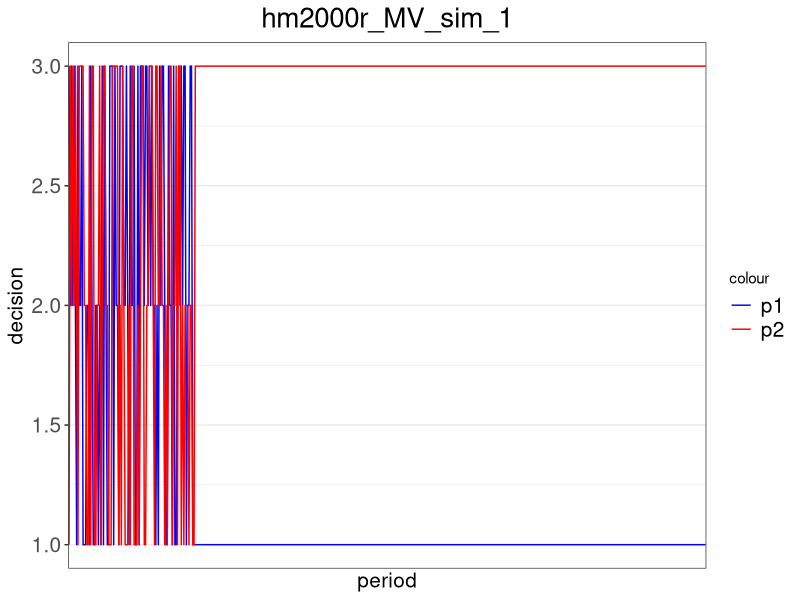
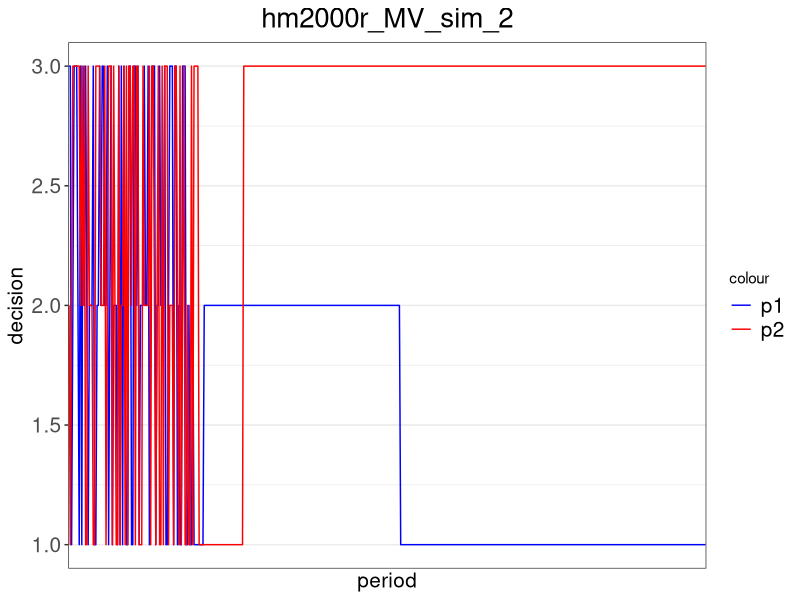
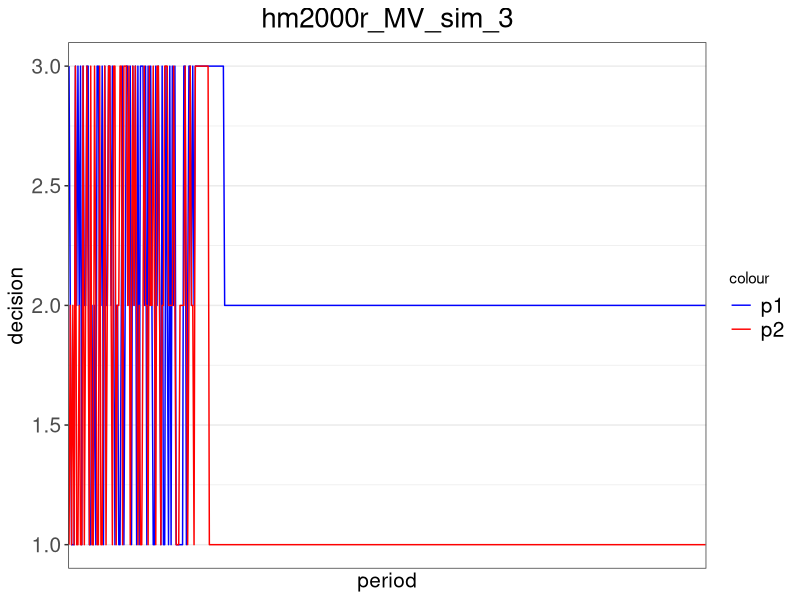
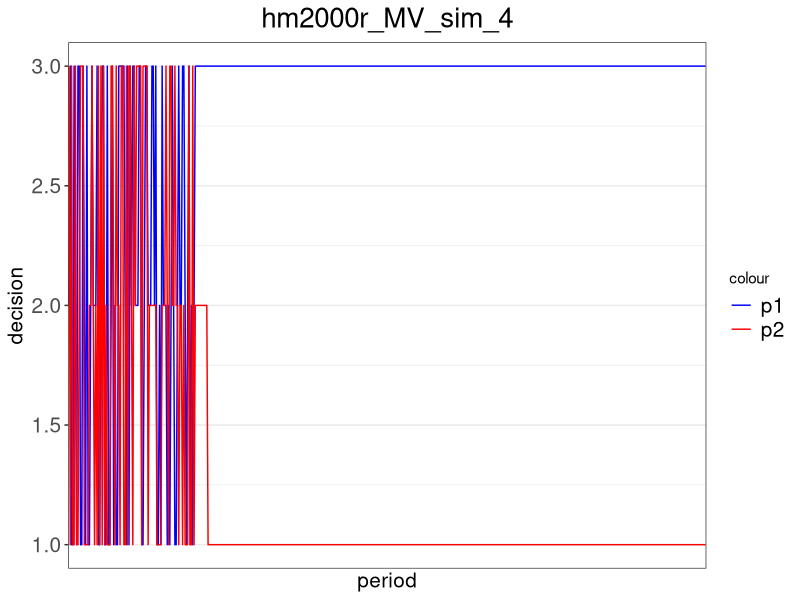
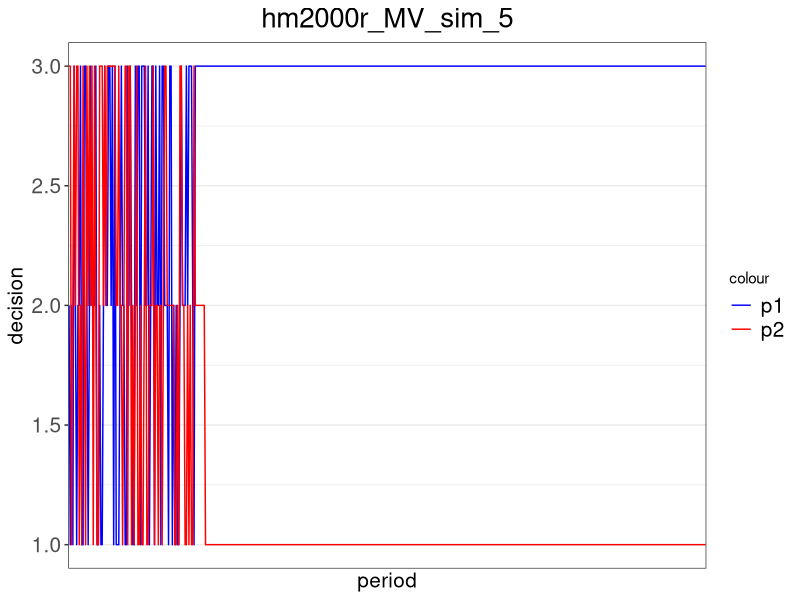
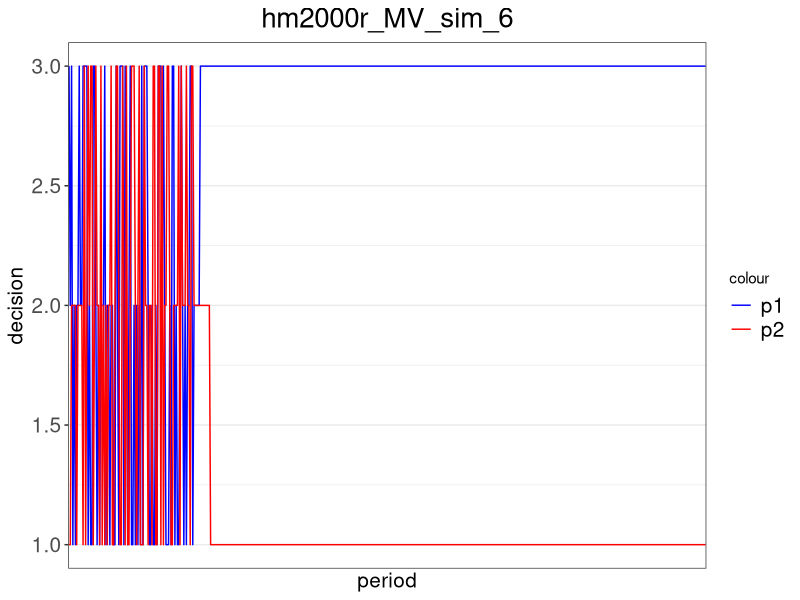
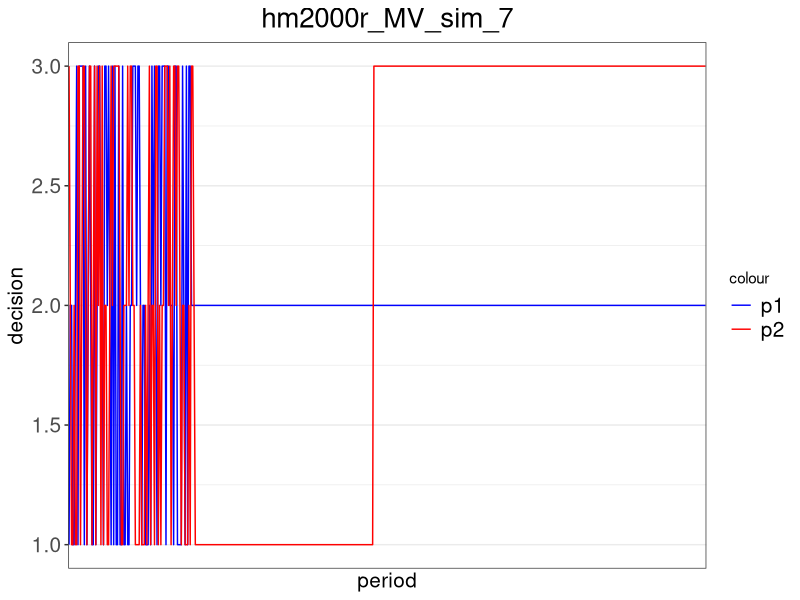
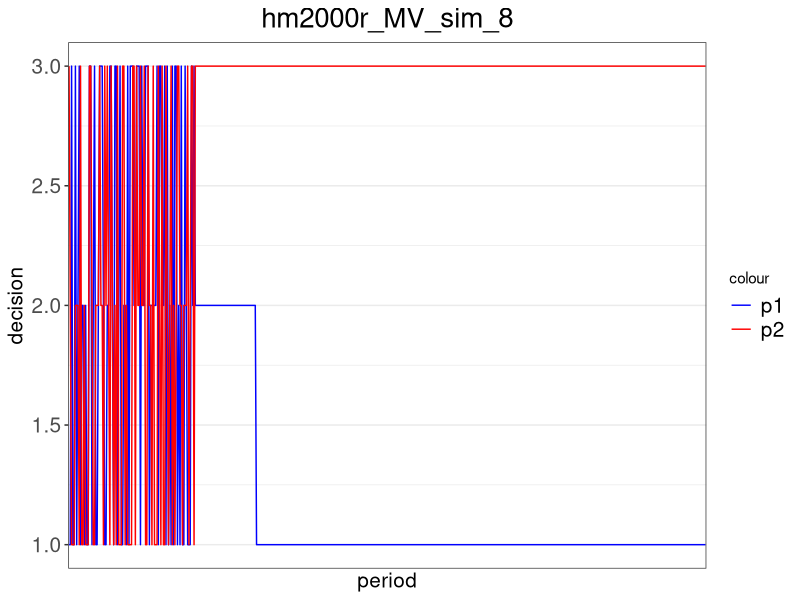

Write the R code that produced these figures, in order. (Note: this script raises an error after producing the figures.)
##### Packages and Payoff #####
# add package
library(ggplot2)

# set up the payoff matrix
pay_MV = matrix(c(0,200,100,100,0,200,200,100,0),3,3) # payoff matrix 3x3

# build the payoff function (chicken, can be switched to MV)
payoff = function(my_choice, your_choice){
  return(pay_MV[my_choice, your_choice])
}


##### HM2000 (regret1) #####
# build the regret function for action m (m is 1,2,or 3) under HM2000
regret_hm2000 = function(m, iteration, my_history, your_history){
  
  # calculate the length of history
  len_history = iteration - 1
  
  # get my most recent decision
  lastchoice = my_history[len_history]
  
  # create a regret payoff term
  my_regret = rep(0, len_history)
  
  # loop over previous periods to replace the choice with decision 1
  for (i in 1:len_history){
    if (my_history[i] == lastchoice){
      my_regret[i] = payoff(m, your_history[i])
    }
    else{
      my_regret[i] = payoff(my_history[i], your_history[i])
    }
  }
  
  # calculate and return the regret
  return(mean(my_regret))
}


# build the decision function based on the regret function under HM2000
decision_hm2000 = function(mu, iteration, my_history, your_history){
  
  # get my most recent decision
  lastchoice = my_history[iteration-1]
  
  # compute regret for all possible decisions
  regret1 = regret_hm2000(1, iteration, my_history, your_history)
  regret2 = regret_hm2000(2, iteration, my_history, your_history)
  regret3 = regret_hm2000(3, iteration, my_history, your_history)
  
  # calculate the decision when my last choice is 1
  if (lastchoice == 1){
    if (regret1 == max(regret1, regret2, regret3)){return(1)}
    else{
      # switch with a positive probability from 1 to 2 or from 1 to 3
      seed = runif(1,0,1)
      prob2 = (regret2-regret1)/mu
      prob3 = (regret3-regret1)/mu
      if (seed <= prob2){return(2)}
      else if (seed <= prob2 + prob3){return(3)}
      else{return(1)}
    }
  }
  
  # calculate the decision when my last choice is 2
  if (lastchoice == 2){
    if (regret2 == max(regret1, regret2, regret3)){return(2)}
    else{
      # switch with a positive probability from 2 to 1 or from 2 to 3
      seed = runif(1,0,1)
      prob1 = (regret1-regret2)/mu
      prob3 = (regret3-regret2)/mu
      if (seed <= prob1){return(1)}
      else if (seed <= prob1 + prob3){return(3)}
      else{return(2)}
    }
  }
  
  # calculate the decision when my last choice is 2
  if (lastchoice == 3){
    if (regret3 == max(regret1, regret2, regret3)){return(3)}
    else{
      # switch with a positive probability from 2 to 1 or from 2 to 3
      seed = runif(1,0,1)
      prob1 = (regret1-regret3)/mu
      prob2 = (regret2-regret3)/mu
      if (seed <= prob1){return(1)}
      else if (seed <= prob1 + prob2){return(2)}
      else{return(3)}
    }
  }
}


# build the decision function based on logit response
decision_hm2000_logit = function(mu, beta, iteration, my_history, your_history){
  
  # compute regret for all possible decisions
  regret1 = regret_hm2000(1, iteration, my_history, your_history)
  regret2 = regret_hm2000(2, iteration, my_history, your_history)
  regret3 = regret_hm2000(3, iteration, my_history, your_history)
  
  # using logit response to calculate the probability of choosing each strategy
  prob = c(0,0,0)
  prob[1] = exp(beta[1]*regret1)/(exp(beta[1]*regret1) + exp(beta[2]*regret2) + exp(beta[3]*regret3))
  prob[2] = exp(beta[2]*regret2)/(exp(beta[1]*regret1) + exp(beta[2]*regret2) + exp(beta[3]*regret3))
  prob[3] = exp(beta[3]*regret3)/(exp(beta[1]*regret1) + exp(beta[2]*regret2) + exp(beta[3]*regret3))
  
  # randomly determine the decision
  seed = runif(1,0,1)
  if (seed <= prob[1]){return(1)}
  else if (seed > prob[1] & seed <= prob[1]+prob[2]){return(2)}
  else{return(3)}
}


##### Average Historical Payoff (regret2) #####
# build the regret function for action m (m is 1,2,or 3) under HM2000
regret_avgpay = function(m, iteration, my_history, your_history){
  
  # calculate the length of history
  len_history = iteration - 1
  
  # create a regret payoff term
  my_regret = 0
  period = 0
  
  # loop over previous periods to calculate the total historical payoff
  for (i in 1:len_history){
    if (my_history[i] == m){
      my_regret = my_regret + payoff(my_history[i], your_history[i])
      period = period + 1
    }
  }
  
  # return the average historical payoff
  if (period == 0){return(0)}
  else{
    return(my_regret/period)
  }
}


# build the decision function based on the regret function under HM2000
decision_avgpay = function(mu, iteration, my_history, your_history){
  
  # get my most recent decision
  lastchoice = my_history[iteration-1]
  
  # compute regret for all possible decisions
  regret1 = regret_avgpay(1, iteration, my_history, your_history)
  regret2 = regret_avgpay(2, iteration, my_history, your_history)
  regret3 = regret_avgpay(3, iteration, my_history, your_history)
  
  # calculate the decision when my last choice is 1
  if (lastchoice == 1){
    if (regret1 == max(regret1, regret2, regret3)){return(1)}
    else{
      # switch with a positive probability from 1 to 2 or from 1 to 3
      seed = runif(1,0,1)
      prob2 = (regret2-regret1)/mu
      prob3 = (regret3-regret1)/mu
      if (seed <= prob2){return(2)}
      else if (seed <= prob2 + prob3){return(3)}
      else{return(1)}
    }
  }
  
  # calculate the decision when my last choice is 2
  if (lastchoice == 2){
    if (regret2 == max(regret1, regret2, regret3)){return(2)}
    else{
      # switch with a positive probability from 2 to 1 or from 2 to 3
      seed = runif(1,0,1)
      prob1 = (regret1-regret2)/mu
      prob3 = (regret3-regret2)/mu
      if (seed <= prob1){return(1)}
      else if (seed <= prob1 + prob3){return(3)}
      else{return(2)}
    }
  }
  
  # calculate the decision when my last choice is 2
  if (lastchoice == 3){
    if (regret3 == max(regret1, regret2, regret3)){return(3)}
    else{
      # switch with a positive probability from 2 to 1 or from 2 to 3
      seed = runif(1,0,1)
      prob1 = (regret1-regret3)/mu
      prob2 = (regret2-regret3)/mu
      if (seed <= prob1){return(1)}
      else if (seed <= prob1 + prob2){return(2)}
      else{return(3)}
    }
  }
}


# build the decision function based on logit response
decision_avgpay_logit = function(mu, beta, iteration, my_history, your_history){
  
  # compute regret for all possible decisions
  regret1 = regret_avgpay(1, iteration, my_history, your_history)
  regret2 = regret_avgpay(2, iteration, my_history, your_history)
  regret3 = regret_avgpay(3, iteration, my_history, your_history)
  
  # using logit response to calculate the probability of choosing each strategy
  prob = c(0,0,0)
  prob[1] = exp(beta[1]*regret1)/(exp(beta[1]*regret1) + exp(beta[2]*regret2) + exp(beta[3]*regret3))
  prob[2] = exp(beta[2]*regret2)/(exp(beta[1]*regret1) + exp(beta[2]*regret2) + exp(beta[3]*regret3))
  prob[3] = exp(beta[3]*regret3)/(exp(beta[1]*regret1) + exp(beta[2]*regret2) + exp(beta[3]*regret3))
  
  # randomly determine the decision
  seed = runif(1,0,1)
  if (seed <= prob[1]){return(1)}
  else if (seed > prob[1] & seed <= prob[1]+prob[2]){return(2)}
  else{return(3)}
}


##### HM2000 revised (regret3) #####
# build the regret function for action m (m is 1,2,or 3) under HM2000 revised algorithm
regret_hm2000r = function(m, iteration, my_history, your_history){
  
  # calculate the length of history
  len_history = iteration - 1
  
  # get my most recent decision
  lastchoice = my_history[len_history]
  
  # create a regret payoff term
  my_regret = 0
  period = 0
  
  # loop over previous periods to replace the choice with decision 1
  for (i in 1:len_history){
    if (my_history[i] == lastchoice){
      my_regret = my_regret + payoff(m, your_history[i])
      period = period + 1
    }
  }
  
  # calculate and return the regret
  return(my_regret/period)
}


# build the decision function based on the regret function under HM2000 revised algorithm
decision_hm2000r = function(mu, iteration, my_history, your_history){
  
  # get my most recent decision
  lastchoice = my_history[iteration-1]
  
  # compute regret for all possible decisions
  regret1 = regret_hm2000r(1, iteration, my_history, your_history)
  regret2 = regret_hm2000r(2, iteration, my_history, your_history)
  regret3 = regret_hm2000r(3, iteration, my_history, your_history)

  # calculate the decision when my last choice is 1
  if (lastchoice == 1){
    if (regret1 == max(regret1, regret2, regret3)){return(1)}
    else{
      # switch with a positive probability from 1 to 2 or from 1 to 3
      seed = runif(1,0,1)
      prob2 = (regret2-regret1)/mu
      prob3 = (regret3-regret1)/mu
      if (seed <= prob2){return(2)}
      else if (seed <= prob2 + prob3){return(3)}
      else{return(1)}
    }
  }
  
  # calculate the decision when my last choice is 2
  if (lastchoice == 2){
    if (regret2 == max(regret1, regret2, regret3)){return(2)}
    else{
      # switch with a positive probability from 2 to 1 or from 2 to 3
      seed = runif(1,0,1)
      prob1 = (regret1-regret2)/mu
      prob3 = (regret3-regret2)/mu
      if (seed <= prob1){return(1)}
      else if (seed <= prob1 + prob3){return(3)}
      else{return(2)}
    }
  }
  
  # calculate the decision when my last choice is 2
  if (lastchoice == 3){
    if (regret3 == max(regret1, regret2, regret3)){return(3)}
    else{
      # switch with a positive probability from 2 to 1 or from 2 to 3
      seed = runif(1,0,1)
      prob1 = (regret1-regret3)/mu
      prob2 = (regret2-regret3)/mu
      if (seed <= prob1){return(1)}
      else if (seed <= prob1 + prob2){return(2)}
      else{return(3)}
    }
  }
}


# build the decision function based on logit response
decision_hm2000r_logit = function(mu, beta, iteration, my_history, your_history){
  
  # compute regret for all possible decisions
  regret1 = regret_hm2000r(1, iteration, my_history, your_history)
  regret2 = regret_hm2000r(2, iteration, my_history, your_history)
  regret3 = regret_hm2000r(3, iteration, my_history, your_history)
  
  # using logit response to calculate the probability of choosing each strategy
  prob = c(0,0,0)
  prob[1] = exp(beta[1]*regret1)/(exp(beta[1]*regret1) + exp(beta[2]*regret2) + exp(beta[3]*regret3))
  prob[2] = exp(beta[2]*regret2)/(exp(beta[1]*regret1) + exp(beta[2]*regret2) + exp(beta[3]*regret3))
  prob[3] = exp(beta[3]*regret3)/(exp(beta[1]*regret1) + exp(beta[2]*regret2) + exp(beta[3]*regret3))
  
  # randomly determine the decision
  seed = runif(1,0,1)
  if (seed <= prob[1]){return(1)}
  else if (seed > prob[1] & seed <= prob[1]+prob[2]){return(2)}
  else{return(3)}
}


##### Simulation Output #####
# set up the parameters for the simulation
mu = 1000 # HM2000 probability parameter
n = 500 # number of periods in each simulation
sim = 100 # number of simulations
experiment = 100 # number of experimentation periods where players randomly make decisions

# set up the joint density matrix
joint_density = matrix(c(0,0,0,0,0,0,0,0,0),3,3)

# run the simulations
for (s in 1:sim){
  
  # set up the vectors for choices and game parameters
  history_p1 = rep(0, n)
  history_p2 = rep(0, n)
  
  # calculate the experimentation periods with random starting decisions
  history_p1[1:experiment] = sample(1:3, experiment, replace = TRUE)
  history_p2[1:experiment] = sample(1:3, experiment, replace = TRUE)
  
  # calculate the rest of the decisions to n periods
  for (i in (experiment+1):n){
    history_p1[i] = decision_hm2000r(mu, i, history_p1, history_p2)
    history_p2[i] = decision_hm2000r(mu, i, history_p2, history_p1)
    
    # update the joint density matrix
    if (history_p1[i]==1 & history_p2[i]==1){joint_density[1,1]=joint_density[1,1]+1}
    else if (history_p1[i]==1 & history_p2[i]==2){joint_density[1,2]=joint_density[1,2]+1}
    else if (history_p1[i]==1 & history_p2[i]==3){joint_density[1,3]=joint_density[1,3]+1}
    else if (history_p1[i]==2 & history_p2[i]==1){joint_density[2,1]=joint_density[2,1]+1}
    else if (history_p1[i]==2 & history_p2[i]==2){joint_density[2,2]=joint_density[2,2]+1}
    else if (history_p1[i]==2 & history_p2[i]==3){joint_density[2,3]=joint_density[2,3]+1}
    else if (history_p1[i]==3 & history_p2[i]==1){joint_density[3,1]=joint_density[3,1]+1}
    else if (history_p1[i]==3 & history_p2[i]==2){joint_density[3,2]=joint_density[3,2]+1}
    else{joint_density[3,3]=joint_density[3,3]+1}
  }
  
  # create the dataset for figures
  df = data.frame(
    p1_choice = history_p1,
    p2_choice = history_p2,
    period = 1:n
  )
  
  # graph the decision making
  title = paste('hm2000r', 'MV', 'sim', as.character(s), sep = '_')
  file = paste("D:/Dropbox/Working Papers/Correlated Equilibrium/data/simulations/", title, sep = "")
  file = paste(file, ".png", sep = "")
  png(file, width = 600, height = 200)
  
  pic = ggplot(data = df) +
    geom_line(aes(x=period, y=p1_choice, colour='blue')) +
    geom_line(aes(x=period, y=p2_choice, colour='red')) +
    scale_x_discrete(name='period', waiver()) +
    scale_y_continuous(name='decision', limits=c(1,3)) +
    ggtitle(title) + 
    theme_bw() + 
    scale_colour_manual(values=c('blue', 'red'), labels=c('p1', 'p2')) +
    theme(plot.title = element_text(hjust = 0.5, size = 20), legend.text = element_text(size = 15),
          axis.title.x = element_text(size = 15), axis.title.y = element_text(size = 15),
          axis.text.x = element_text(size = 15), axis.text.y = element_text(size = 15))
  
  print(pic)
  dev.off()
}

# normalize the joint density matrix
joint_density = round(joint_density/sum(joint_density), 3)
xtable(joint_density, caption = title)
